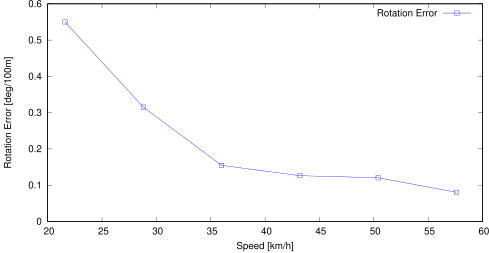

This figure's gnuplot source:
set term postscript eps enhanced color
set output "06_rs.eps"
set size ratio 0.5
set yrange [0:*]
set xlabel "Speed [km/h]"
set ylabel "Rotation Error [deg/100m]"
plot "06_rs.txt" using ($1*3.6):($2*57.3*100) title 'Rotation Error' lc rgb "#0000FF" pt 4 w linespoints
